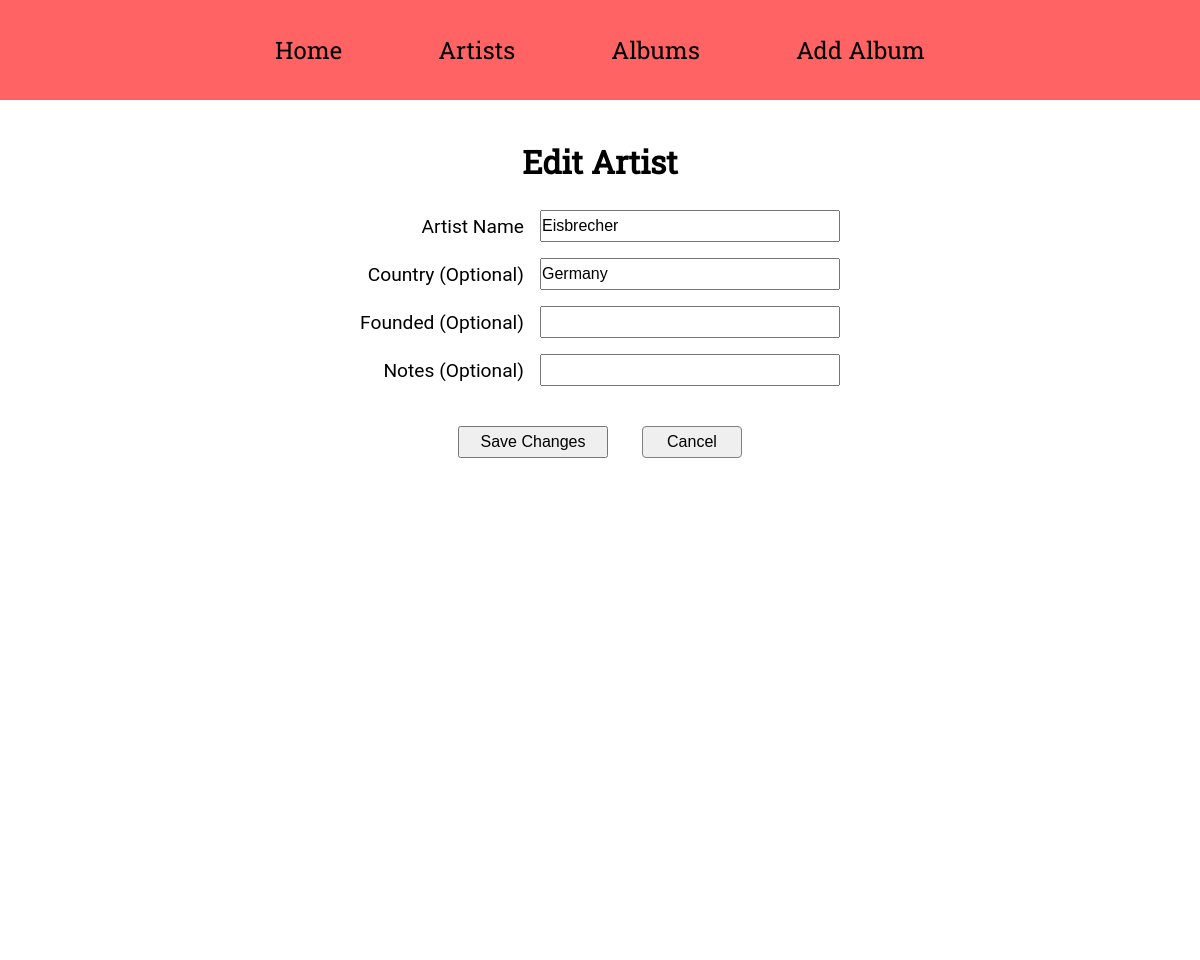
The app's page /edit_artist/3, older data.
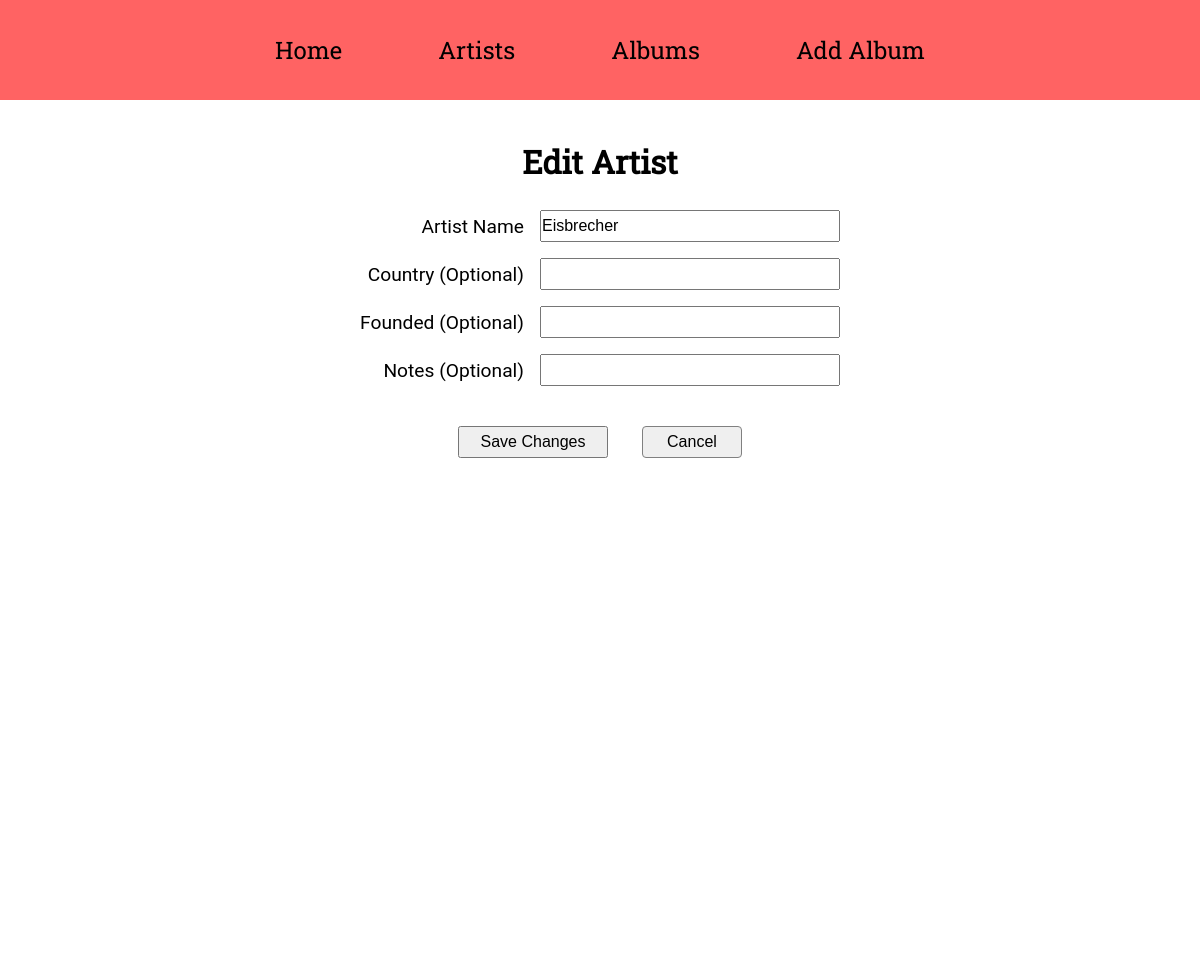
The same page, newer data.
### app/models.py (models this page shows)
class Artist(db.Model):
    __tablename__ = "artist"
    id: so.Mapped[int] = so.mapped_column(primary_key=True)
    name: so.Mapped[str] = so.mapped_column(sa.String(128), index=True, unique=True)
    country: so.Mapped[Optional[str]] = so.mapped_column(sa.String(64))
    year_of_founding: so.Mapped[Optional[int]] = so.mapped_column(
        sa.SmallInteger, index=True
    )
    notes: so.Mapped[Optional[str]] = so.mapped_column(sa.String(256))
    albums: so.Mapped[list["Album"]] = so.relationship(back_populates="artist")

### app/main/routes.py (the view, shortened to what this page needs)
@bp.route("/edit_artist/<int:artist_id>", methods=["GET", "POST"])
def edit_artist(artist_id):
    artist = db.session.scalar(sa.select(Artist).where(Artist.id == artist_id))
    if not artist:
        flash("Artist not found.")
        return redirect(url_for("main.artists"))
    form = EditArtistForm(obj=artist)
    return render_template(
        "edit_artist.html", title=f"Edit {artist.name}", form=form, artist=artist
    )

### app/main/forms.py
class EditArtistForm(FlaskForm):
    name = StringField("Artist Name", validators=[DataRequired(), Length(max=128)])
    country = StringField("Country (Optional)", validators=[Length(max=64)])
    year_of_founding = IntegerField("Founded (Optional)", validators=[Optional()])
    notes = StringField("Notes (Optional)", validators=[Length(max=256)])
    submit = SubmitField("Save Changes")

### app/templates/edit_artist.html (shortened to what this page needs)
{% extends "base.html" %}
{% block content %}
<div class="edit-artist">
    <div class="edit-artist-page">
        <h1>Edit Artist</h1><br>
        <form class="edit-artist-form" action="" method="post">
            <table class="edit-artist-form-table">
                <tr>
                    <td>{{ form.name.label }}</td>
                    <td>{{ form.name }}</td>
                </tr>
                <tr>
                    <td>{{ form.country.label }}</td>
                    <td>{{ form.country }}</td>
                </tr>
                <tr>
                    <td>{{ form.year_of_founding.label }}</td>
                    <td>{{ form.year_of_founding }}</td>
                </tr>
                <tr>
                    <td>{{ form.notes.label }}</td>
                    <td>{{ form.notes }}</td>
                </tr>
            </table>
            <p>
                {{ form.submit() }}
                <button type="button" class="cancel-button"><a href="{{ url_for('main.artist_details', artist_id=artist.id) }}">Cancel</a></button>
            </p>
        </form>
    </div>
</div>
{% endblock %}

Row changes from the older to the newer data that the page shows:
changed Artist "Eisbrecher": country "Germany" → (not shown)
